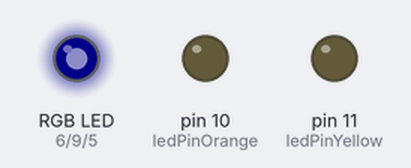
A sketch run on a simulated Arduino Uno, built with avr-gcc and run on an emulated ATmega328P. Parts: an RGB LED mixed from three pins (HIGH = lit), output pins drawn as LEDs (lit = HIGH). Dim RGB values are drawn brighter than linear.

Above: at 0.05 s.
At 0.85 s:
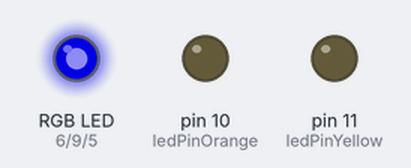
At 1.7 s:
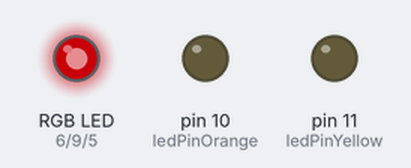
At 3.4 s:
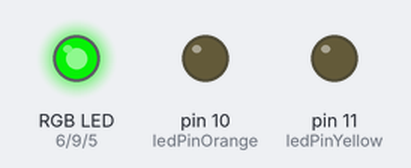
At 5.05 s:
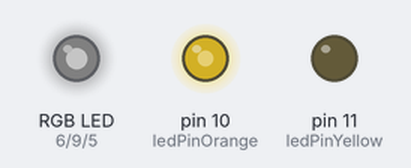
At 6.75 s:
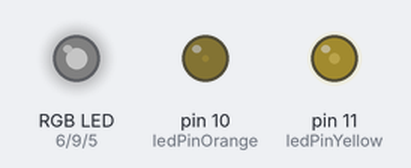
Timing chart, 0 to 9.0 s (numbered marks = the images above):
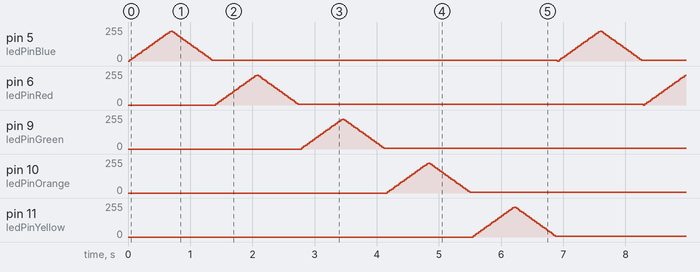

The sketch:

Fading.ino
```cpp
// This Code is for multiple light led control

int ledPinBlue = 5;
int ledPinRed = 6;
int ledPinGreen = 9;
int ledPinOrange = 10;
int ledPinYellow = 11;

void setup(){

}

void loop(){
  fadeLED(ledPinBlue);
  fadeLED(ledPinRed);
  fadeLED(ledPinGreen);
  fadeLED(ledPinOrange);
  fadeLED(ledPinYellow);
}

void fadeLED(int ledPin) {
  for (int fadeValue = 0; fadeValue <= 225; fadeValue += 10) {
    analogWrite(ledPin, fadeValue);
    delay(30);
  }

  for (int fadeValue = 225; fadeValue >= 0; fadeValue -= 10) {
    analogWrite(ledPin, fadeValue);
    delay(30);
  }
}
```
